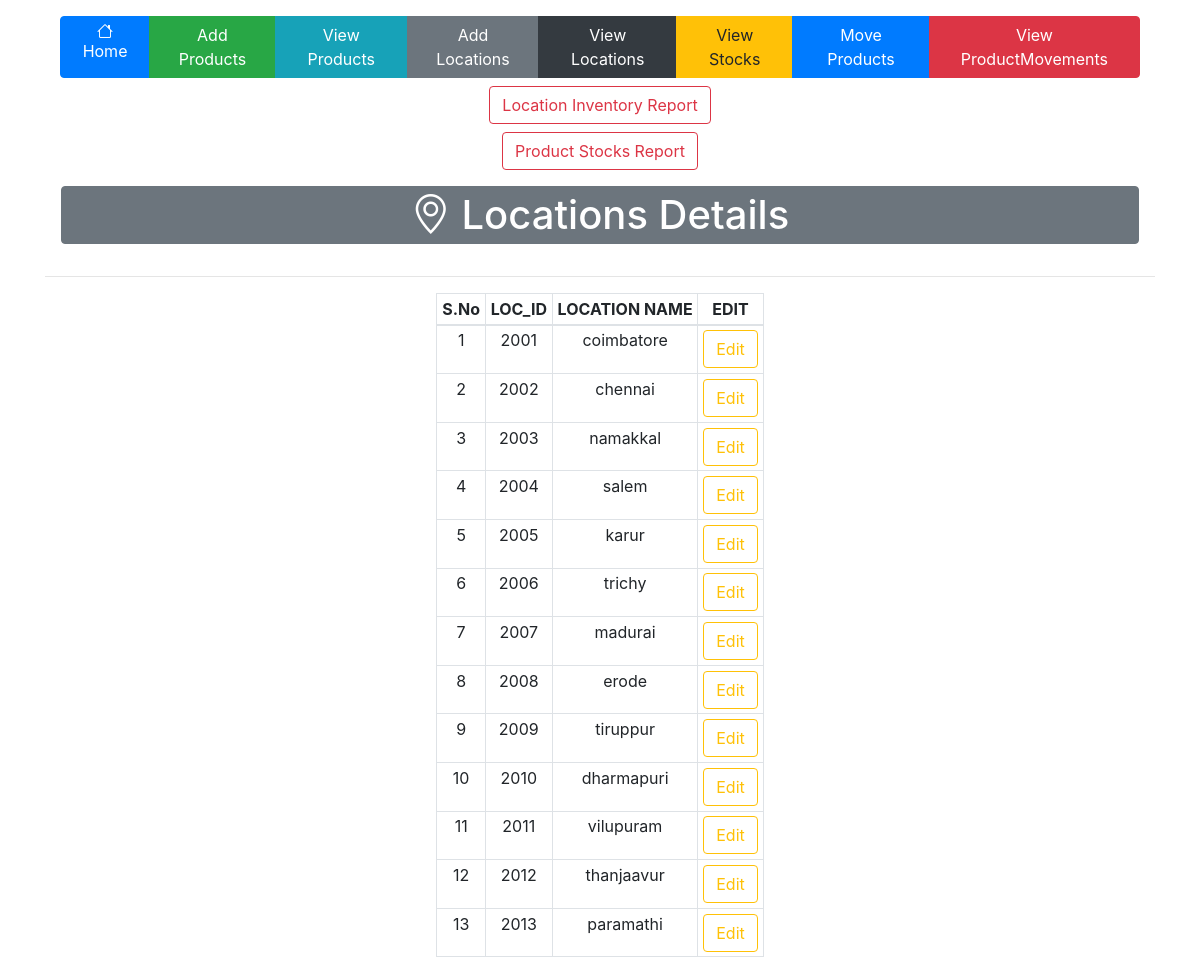
Page /view_locations on the committed database.
### tables this page shows
CREATE TABLE "locations" (
	"L_ID"	INTEGER,
	"L_NAME"	TEXT,
	PRIMARY KEY("L_ID" AUTOINCREMENT)
);

### app.py (the view)
@app.route('/view_locations')
def view_locations():
    con=sql.connect("inventory.db")
    con.row_factory=sql.Row
    cur=con.cursor()
    cur.execute("select * from locations")
    data=cur.fetchall()
    return render_template("view_locations.html",datas=data)

### templates/view_locations.html
{% extends 'layout.html' %}
{% block body %}
<div class="d-flex justify-content-between align-items-center mb-3">
    <div class="flex-grow-1 text-center">
        <h1 class="border border-secondary m-3 p-1 bg-secondary text-white rounded bolder"><i class="bi bi-geo-alt"></i> Locations Details</h1>
    </div>
</div>
<hr>
<table class="table table-bordered  table-sm mx-auto w-auto text-center">
    <thead >
        <th>S.No</th>
        <th>LOC_ID</th>
        <th>LOCATION NAME</th>
        <th>EDIT</th>
    </thead>
    <tbody>
        {% for row in datas %}
            <tr>
                <td>{{loop.index}}</td>
                <td>{{row.L_ID}}</td>
                <td>{{row.L_NAME}}</td>
                <td><a href='{{url_for("edit_locations",lid=row.L_ID)}}' class="btn btn-outline-warning">Edit</a></td>
            </tr>
        {% endfor %}
    </tbody>
</table>
{% endblock %}

### rows in the picture
locations: L_ID "2001", L_NAME "coimbatore"
locations: L_ID "2002", L_NAME "chennai"
locations: L_ID "2003", L_NAME "namakkal"
locations: L_ID "2004", L_NAME "salem"
locations: L_ID "2005", L_NAME "karur"
locations: L_ID "2006", L_NAME "trichy"
locations: L_ID "2007", L_NAME "madurai"
locations: L_ID "2008", L_NAME "erode"
locations: L_ID "2009", L_NAME "tiruppur"
locations: L_ID "2010", L_NAME "dharmapuri"
locations: L_ID "2011", L_NAME "vilupuram"
locations: L_ID "2012", L_NAME "thanjaavur"
locations: L_ID "2013", L_NAME "paramathi"
